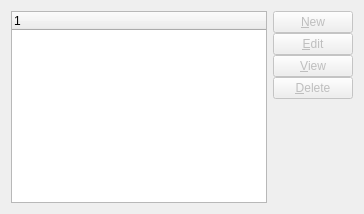
     <widget class="QWidget" name="_itemsitesTab">
      <attribute name="title">
       <string>Sites</string>
      </attribute>
      <layout class="QGridLayout">
       <item row="0" column="0">
        <widget class="XTreeWidget" name="_itemSite">
         <property name="focusPolicy">
          <enum>Qt::ClickFocus</enum>
         </property>
        </widget>
       </item>
       <item row="0" column="1">
        <layout class="QVBoxLayout">
         <property name="spacing">
          <number>0</number>
         </property>
         <item>
          <widget class="QPushButton" name="_newItemSite">
           <property name="enabled">
            <bool>false</bool>
           </property>
           <property name="text">
            <string>&amp;New</string>
           </property>
           <property name="autoDefault">
            <bool>true</bool>
           </property>
          </widget>
         </item>
         <item>
          <widget class="QPushButton" name="_editItemSite">
           <property name="enabled">
            <bool>false</bool>
           </property>
           <property name="text">
            <string>&amp;Edit</string>
           </property>
           <property name="autoDefault">
            <bool>true</bool>
           </property>
          </widget>
         </item>
         <item>
          <widget class="QPushButton" name="_viewItemSite">
           <property name="enabled">
            <bool>false</bool>
           </property>
           <property name="text">
            <string>&amp;View</string>
           </property>
           <property name="autoDefault">
            <bool>true</bool>
           </property>
          </widget>
         </item>
         <item>
          <widget class="QPushButton" name="_deleteItemSite">
           <property name="enabled">
            <bool>false</bool>
           </property>
           <property name="text">
            <string>&amp;Delete</string>
           </property>
          </widget>
         </item>
         <item>
          <spacer>
           <property name="orientation">
            <enum>Qt::Vertical</enum>
           </property>
           <property name="sizeType">
            <enum>QSizePolicy::Expanding</enum>
           </property>
           <property name="sizeHint" stdset="0">
            <size>
             <width>20</width>
             <height>0</height>
            </size>
           </property>
          </spacer>
         </item>
        </layout>
       </item>
      </layout>
     </widget>
